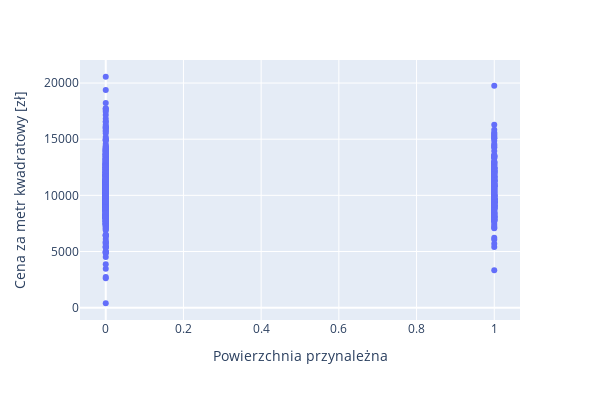

Here is the notebook cell this chart was saved with:
### Code cell
fig = px.scatter(df9, x="pow przynależna", y="cena mkw",
labels={
                     "pow przynależna": "Powierzchnia przynależna",
                     "cena mkw": "Cena za metr kwadratowy [zł]",}, height=400, width=600)
fig.update_xaxes(tickformat="digit")
fig.update_yaxes(tickformat="digit")
fig.show()

### Figure 1 — Plotly figure (JSON) as saved in the notebook; plotly's stock layout.template omitted (floating-point values rounded to 4 significant figures; data arrays with more than 128 entries replaced by an {"elided": "..."} marker saying what was removed)
{"data": [{"hovertemplate": "Powierzchnia przynależna=%{x}<br>Cena za metr kwadratowy [zł]=%{y}<extra></extra>", "legendgroup": "", "marker": {"color": "#636efa", "symbol": "circle"}, "mode": "markers", "name": "", "orientation": "v", "showlegend": false, "type": "scatter", "x": {"elided": "937 int values"}, "xaxis": "x", "y": {"elided": "937 float values"}, "yaxis": "y"}], "layout": {"height": 400, "legend": {"tracegroupgap": 0}, "margin": {"t": 60}, "width": 600, "xaxis": {"anchor": "y", "domain": [0, 1], "tickformat": "digit", "title": {"text": "Powierzchnia przynależna"}}, "yaxis": {"anchor": "x", "domain": [0, 1], "tickformat": "digit", "title": {"text": "Cena za metr kwadratowy [zł]"}}}}
